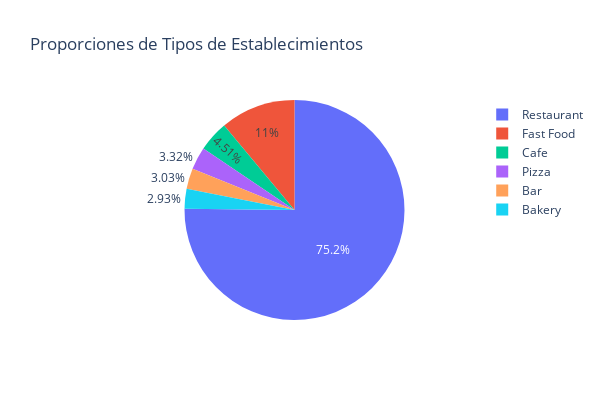

Write notebook code for a chart like this one.
### Markdown cell above
## Investiga las proporciones de los distintos tipos de establecimientos. Traza un gráfico.

### Code cell
# Calcular las proporciones de los distintos tipos de establecimientos
rest_counts = restaurants['rest_type'].value_counts()

# Crear el gráfico
fig = px.pie(names=rest_counts.index, values=rest_counts.values, title='Proporciones de Tipos de Establecimientos')

# Ajustar el tamaño de la figura
fig.update_layout(width=600, height=400)

# Mostrar el gráfico
fig.show()

### Figure 1 — Plotly figure (JSON) as saved in the notebook; plotly's stock layout.template omitted (floating-point values rounded to 4 significant figures)
{"data": [{"domain": {"x": [0, 1], "y": [0, 1]}, "hovertemplate": "label=%{label}<br>value=%{value}<extra></extra>", "labels": ["Restaurant", "Fast Food", "Cafe", "Pizza", "Bar", "Bakery"], "legendgroup": "", "name": "", "showlegend": true, "type": "pie", "values": [7255, 1066, 435, 320, 292, 283]}], "layout": {"height": 400, "legend": {"tracegroupgap": 0}, "title": {"text": "Proporciones de Tipos de Establecimientos"}, "width": 600}}
